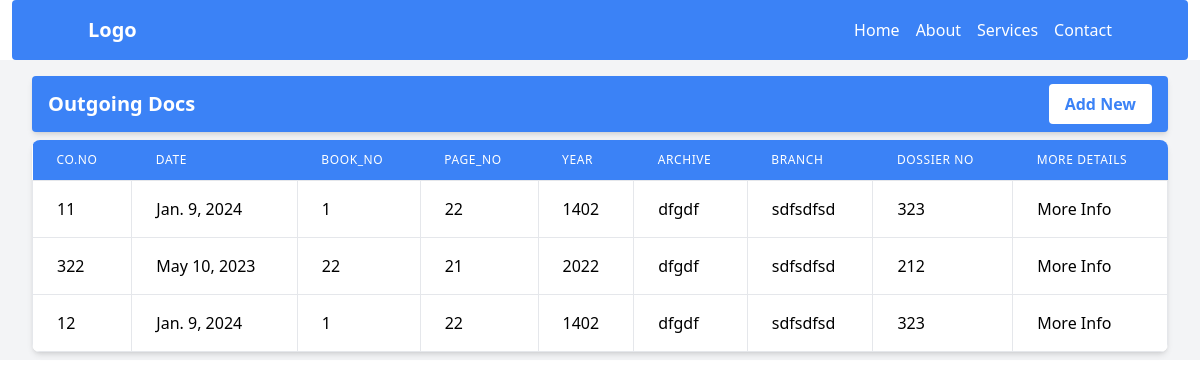
The app's page /records/outgoingDoc/, older data.
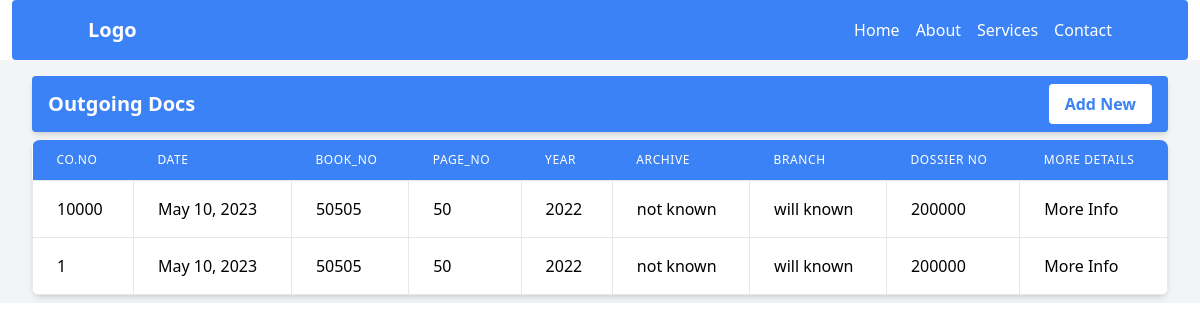
The same page, newer data.
### records/models.py (models this page shows, shortened)
class OutgoingDoc(models.Model):
    continuos_number = models.IntegerField(unique=True)
    date = models.DateField(null=True, blank=True)
    book_no = models.IntegerField()
    page_no = models.IntegerField()
    year    = models.CharField(max_length=20, null=True, blank=True)
    archive = models.CharField(max_length=200, null=True, blank=True)
    branch  = models.CharField(max_length=200, null=True, blank=True)
    short_explain = models.TextField()
    dossier_no = models.IntegerField()
    image = models.ImageField(upload_to="records/outgoingdocs/images", null=True, blank=True)

### records/views.py (the view)
# urls.py: path('outgoingDoc/', views.outgoingDoc, name='outgoingDoc'),
def outgoingDoc(request):
    outgoingDocs = OutgoingDoc.objects.all()
    return render (request, 'records/outgoingDocs.html', {
        'outgoingDocs': outgoingDocs,
        })

### records/templates/records/outgoingDocs.html
{% extends 'base.html' %}
{% load static %}
{% block content %}
    <div class=" bg-gray-100 flex flex-col items-start justify-center py-2 px-8">
        <div class="p-4 py-2  my-2 rounded text-white bg-blue-500 flex justify-between items-center shadow-md overflow-hidden w-full">
            <h4 class="text-xl font-bold">Outgoing Docs</h4>
            <a href="{% url 'records:addOutgoingDoc' %}">
                <button class="bg-white text-blue-500 hover:text-white hover:bg-blue-700 font-bold px-4 py-2 rounded">Add New</button>
            </a>
        </div>
        <div class="bg-white shadow-md rounded-lg overflow-hidden w-full">
            <table class="min-w-full">
                <thead>
                    <tr>
                        <th class="px-6 py-3 bg-blue-500 text-left text-xs leading-4 font-medium text-white uppercase tracking-wider">Co.No</th>
                        <th class="px-6 py-3 bg-blue-500 text-left text-xs leading-4 font-medium text-white uppercase tracking-wider">Date</th>
                        <th class="px-6 py-3 bg-blue-500 text-left text-xs leading-4 font-medium text-white uppercase tracking-wider">Book_no</th>
                        <th class="px-6 py-3 bg-blue-500 text-left text-xs leading-4 font-medium text-white uppercase tracking-wider">Page_no</th>
                        <th class="px-6 py-3 bg-blue-500 text-left text-xs leading-4 font-medium text-white uppercase tracking-wider">Year</th>
                        <th class="px-6 py-3 bg-blue-500 text-left text-xs leading-4 font-medium text-white uppercase tracking-wider">Archive</th>
                        <th class="px-6 py-3 bg-blue-500 text-left text-xs leading-4 font-medium text-white uppercase tracking-wider">Branch</th>
                        <th class="px-6 py-3 bg-blue-500 text-left text-xs leading-4 font-medium text-white uppercase tracking-wider">Dossier No</th>
                        <th class="px-6 py-3 bg-blue-500 text-left text-xs leading-4 font-medium text-white uppercase tracking-wider">More Details</th>
                    </tr>
                </thead>
                <tbody class="bg-white divide-y divide-gray-200">
                    {% for outgoingDoc in outgoingDocs %}
                        <tr class="hover:bg-blue-50">
                            <td class="px-6 py-4 whitespace-no-wrap border">{{outgoingDoc.continuos_number}}</td>
                            <td class="px-6 py-4 whitespace-no-wrap border">{{outgoingDoc.date}}</td>
                            <td class="px-6 py-4 whitespace-no-wrap border">{{outgoingDoc.book_no}}</td>
                            <td class="px-6 py-4 whitespace-no-wrap border">{{outgoingDoc.page_no}}</td>
                            <td class="px-6 py-4 whitespace-no-wrap border">{{outgoingDoc.year}}</td>
                            <td class="px-6 py-4 whitespace-no-wrap border">{{outgoingDoc.archive}}</td>
                            <td class="px-6 py-4 whitespace-no-wrap border">{{outgoingDoc.branch}}</td>
                            <td class="px-6 py-4 whitespace-no-wrap border">{{outgoingDoc.dossier_no}}</td>
                            <td class="px-6 py-4 whitespace-no-wrap border">
                                <a href="{% url 'records:OutgoingDocDetails' outgoingDoc.id %}" class="">
                                    More Info
                                </a>
                            </td>
                        </tr>
                    {% endfor %}
                </tbody>
            </table>
        </div>
    </div>
{% endblock %}

Row changes from the older to the newer data that the page shows:
removed OutgoingDoc: continuos_number "11", date "Jan. 9, 2024", book_no "1", page_no "22", year "1402", archive "dfgdf", branch "sdfsdfsd", dossier_no "323"
removed OutgoingDoc: continuos_number "322", date "May 10, 2023", book_no "22", page_no "21", year "2022", archive "dfgdf", branch "sdfsdfsd", dossier_no "212"
removed OutgoingDoc: continuos_number "12", date "Jan. 9, 2024", book_no "1", page_no "22", year "1402", archive "dfgdf", branch "sdfsdfsd", dossier_no "323"
added OutgoingDoc: continuos_number "10000", date "May 10, 2023", book_no "50505", page_no "50", year "2022", archive "not known", branch "will known", dossier_no "200000"
added OutgoingDoc: continuos_number "1", date "May 10, 2023", book_no "50505", page_no "50", year "2022", archive "not known", branch "will known", dossier_no "200000"
